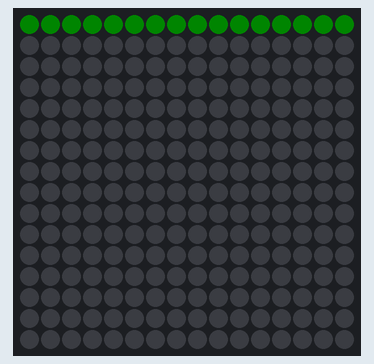
A program run on a simulated Raspberry Pi Pico running MicroPython. Parts: 16×16 RGB LED matrix (first LED top left, wired row by row, every second row reversed). Dim RGB values are drawn brighter than linear; what the program prints to the serial console is not drawn.

Above: at 0.08 s.
At 0.49 s:
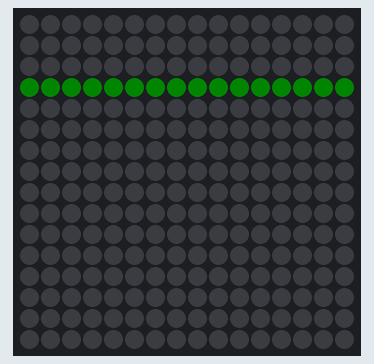
At 1.04 s:
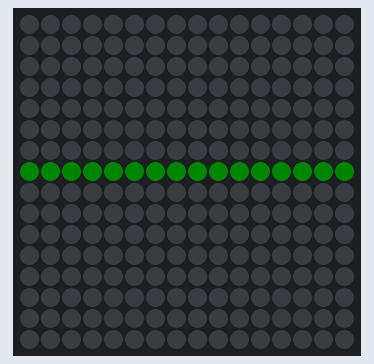
At 2.13 s:
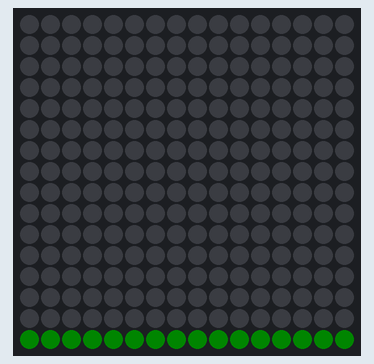
At 3.22 s:
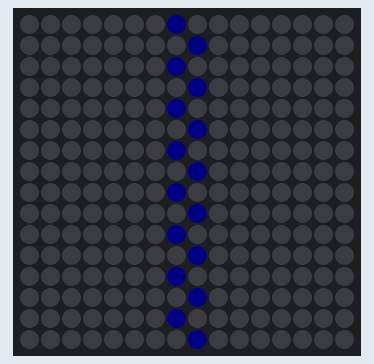
At 4.31 s:
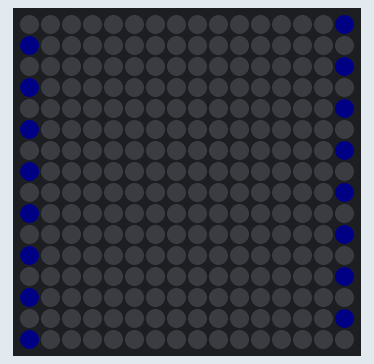

Measured:
- by itself, everything shown: repeats every 4.4 s, in 32 steps

The program:

08-row-column-sweep.py
```python
# Test 08: Row and Column Sweep
# Filename: 08-row-column-sweep.py
# Version: 1.0.0
#
# A bar of light sweeps down the rows and then across the columns.
# Both sweeps should look like straight lines.
# Not yet tested on hardware.

from machine import Pin
from neopixel import NeoPixel
from utime import sleep
import config

print("Test 08: Row and Column Sweep (version 1.0.0)")

# hardware settings from config.py
NEOPIXEL_PIN = config.NEOPIXEL_PIN
NUMBER_PIXELS = config.NUMBER_PIXELS
MATRIX_WIDTH = config.MATRIX_WIDTH
MATRIX_HEIGHT = config.MATRIX_HEIGHT
SERPENTINE = config.SERPENTINE
LEVEL = config.LEVEL

strip = NeoPixel(Pin(NEOPIXEL_PIN), NUMBER_PIXELS)

def xy(x, y):
    if SERPENTINE and y % 2 == 1:
        return y * MATRIX_WIDTH + (MATRIX_WIDTH - 1 - x)
    return y * MATRIX_WIDTH + x

def clear():
    for i in range(NUMBER_PIXELS):
        strip[i] = (0, 0, 0)

while True:
    for y in range(MATRIX_HEIGHT):
        clear()
        for x in range(MATRIX_WIDTH):
            strip[xy(x, y)] = (0, LEVEL, 0)
        strip.write()
        sleep(0.12)
    for x in range(MATRIX_WIDTH):
        clear()
        for y in range(MATRIX_HEIGHT):
            strip[xy(x, y)] = (0, 0, LEVEL)
        strip.write()
        sleep(0.12)
```

config.py
```python
# Moving Rainbow Configuration file
# Filename: config.py
# Version: 1.0.0
#
# This file contains the hardware configuration for the Tilt-a-Rainbow
# kit. It is imported by each program.

# 16x16 NeoPixel matrix (256 pixels)
NEOPIXEL_PIN = 0
MATRIX_WIDTH = 16
MATRIX_HEIGHT = 16
NUMBER_PIXELS = MATRIX_WIDTH * MATRIX_HEIGHT
# Many 16x16 panels are wired in a zig-zag: row 0 runs left to right,
# row 1 runs right to left, and so on. This panel is NOT: every row runs
# left to right. (Test 10 showed it: with True, the two rows of the dot
# moved in opposite directions.) Run 06-walk-pixels.py to see the pixel order.
SERPENTINE = False

# Largest color number that is safe when ALL 256 pixels are lit at once.
# 256 pixels at (8, 8, 8) draw about 480 mA, close to what a USB port supplies.
# Programs that light only a few pixels can use bigger numbers.
LEVEL = 8

# Two mode buttons, each wired from its GPIO pin to GND
BUTTON_PIN_1 = 14
BUTTON_PIN_2 = 15

# Accelerometer on I2C bus 0 (GP16 is SDA, GP17 is SCL)
# LIS3DH accelerometer. 0x19 is the usual address (0x18 if SDO is tied to GND).
# Run 02-probe.py to check.
ACCEL_I2C_ID = 0
ACCEL_SDA_PIN = 16
ACCEL_SCL_PIN = 17
ACCEL_ADDRESS = 0x19
```
